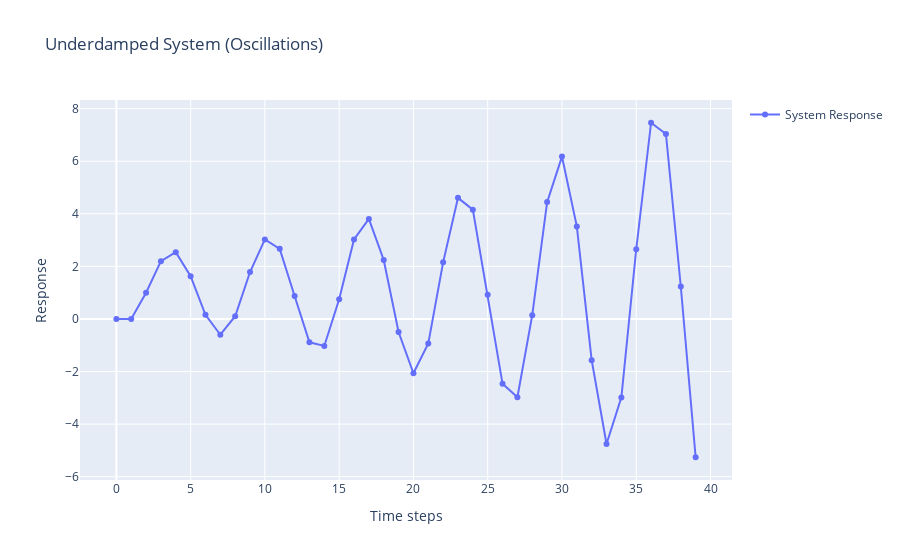
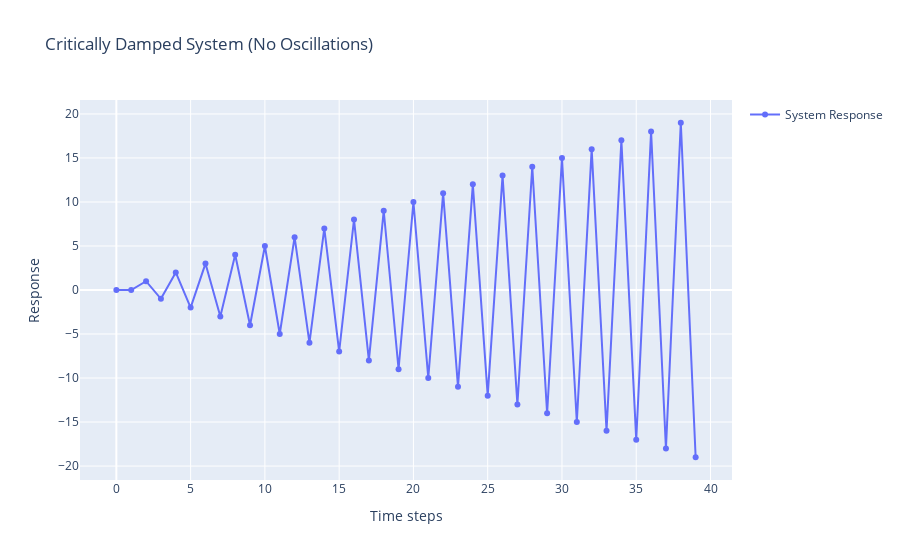
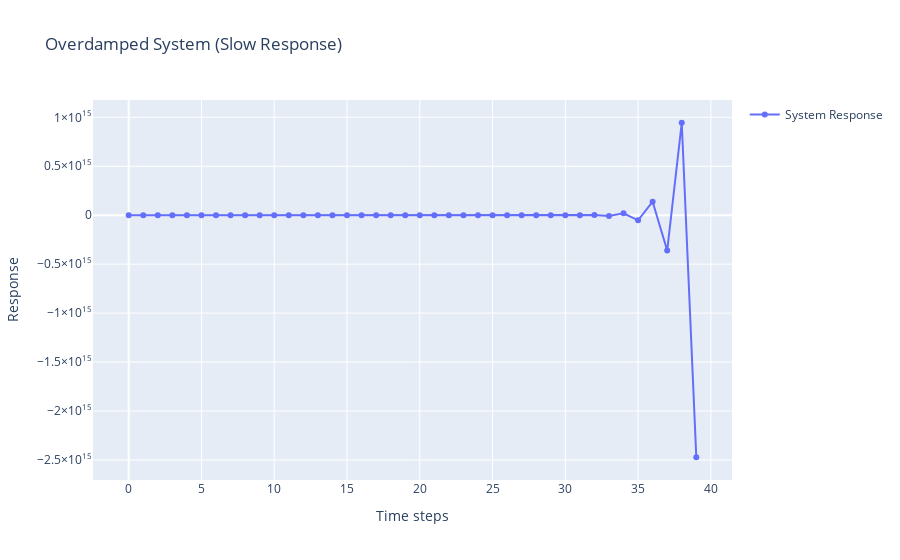

Notebook cell for these charts, in order:
### Markdown cell above
## Second-order Difference Equation

Second-order difference equations can exhibit a variety of behaviors depending on the values of the coefficients. The general form is:

$$ y_{t+2} + b y_{t+1} + c y_t = 0 $$

### Case 1: Underdamped System (Oscillations)

When the damping factor $b$ is small (negative) and $c$ is positive, the system oscillates with gradually decaying amplitude. 

### Case 2: Critically Damped System

When the damping factor is large enough to prevent oscillations, the system returns to equilibrium without oscillating.

### Case 3: Overdamped System

When the damping factor is too large, the system slowly returns to equilibrium without oscillating.

### Code cell
# Plotting function for second-order difference equation
def plot_oscillatory_response(b, c, title, n_steps=40):
    num = [1]  # Numerator (assuming it's 1 for simplicity)
    den = [1, b, c]  # Denominator representing the second-order equation
    dt = 1  # Discrete time interval

    # Create the discrete-time system
    system = signal.dlti(num, den, dt=dt)

    # Generate input signal (step function)
    u = np.ones(n_steps)

    # Simulate the response
    t_out, y_out = signal.dlsim(system, u)

    # Create the plot
    fig = go.Figure()

    # Add trace for the system response
    fig.add_trace(go.Scatter(x=t_out, y=y_out.flatten(), mode='lines+markers', name='System Response'))

    # Update layout with title and axis labels
    fig.update_layout(
        title=title,
        xaxis_title='Time steps',
        yaxis_title='Response',
        showlegend=True
    )

    fig.show()

# Example 1: Underdamped system
b = -1.2
c = 1.1
plot_oscillatory_response(b, c, title="Underdamped System (Oscillations)")

# Example 2: Critically damped system
b = 2
c = 1
plot_oscillatory_response(b, c, title="Critically Damped System (No Oscillations)")

# Example 3: Overdamped system
b = 3
c = 1
plot_oscillatory_response(b, c, title="Overdamped System (Slow Response)")

### Figure 1 — Plotly figure (JSON) as saved in the notebook; plotly's stock layout.template omitted (floating-point values rounded to 4 significant figures)
{"data": [{"mode": "lines+markers", "name": "System Response", "type": "scatter", "x": [0, 1, 2, 3, 4, 5, 6, 7, 8, 9, 10, 11, 12, 13, 14, 15, 16, 17, 18, 19, 20, 21, 22, 23, 24, 25, 26, 27, 28, 29, 30, 31, 32, 33, 34, 35, 36, 37, 38, 39], "y": [0, 0, 1, 2.2, 2.54, 1.628, 0.1596, -0.5993, 0.1053, 1.786, 3.027, 2.668, 0.8722, -0.8883, -1.025, 0.7467, 3.024, 3.807, 2.242, -0.4971, -2.063, -0.9291, 2.155, 4.608, 4.159, 0.9224, -2.468, -2.976, 0.1433, 4.446, 6.177, 3.522, -1.568, -4.756, -2.983, 2.653, 7.464, 7.039, 1.236, -5.26]}], "layout": {"showlegend": true, "title": {"text": "Underdamped System (Oscillations)"}, "xaxis": {"title": {"text": "Time steps"}}, "yaxis": {"title": {"text": "Response"}}}}

### Figure 2 — Plotly figure (JSON) as saved in the notebook; plotly's stock layout.template omitted (floating-point values rounded to 4 significant figures)
{"data": [{"mode": "lines+markers", "name": "System Response", "type": "scatter", "x": [0, 1, 2, 3, 4, 5, 6, 7, 8, 9, 10, 11, 12, 13, 14, 15, 16, 17, 18, 19, 20, 21, 22, 23, 24, 25, 26, 27, 28, 29, 30, 31, 32, 33, 34, 35, 36, 37, 38, 39], "y": [0, 0, 1, -1, 2, -2, 3, -3, 4, -4, 5, -5, 6, -6, 7, -7, 8, -8, 9, -9, 10, -10, 11, -11, 12, -12, 13, -13, 14, -14, 15, -15, 16, -16, 17, -17, 18, -18, 19, -19]}], "layout": {"showlegend": true, "title": {"text": "Critically Damped System (No Oscillations)"}, "xaxis": {"title": {"text": "Time steps"}}, "yaxis": {"title": {"text": "Response"}}}}

### Figure 3 — Plotly figure (JSON) as saved in the notebook; plotly's stock layout.template omitted (floating-point values rounded to 4 significant figures)
{"data": [{"mode": "lines+markers", "name": "System Response", "type": "scatter", "x": [0, 1, 2, 3, 4, 5, 6, 7, 8, 9, 10, 11, 12, 13, 14, 15, 16, 17, 18, 19, 20, 21, 22, 23, 24, 25, 26, 27, 28, 29, 30, 31, 32, 33, 34, 35, 36, 37, 38, 39], "y": [0, 0, 1, -2, 6, -15, 40, -104, 273, -714, 1870, -4895, 12816, -33552, 87841, -229970, 602070, -1576239, 4126648, -10803704, 28284465, -74049690, 193864606, -507544127, 1328767776, -3478759200, 9107509825, -23843770274, 62423800998, -163427632719, 427859097160, -1120149658760, 2932589879121, -7677619978602, 20100270056686, -52623190191455, 137769300517680, -360684711361584, 944284833567073, -2472169789339634]}], "layout": {"showlegend": true, "title": {"text": "Overdamped System (Slow Response)"}, "xaxis": {"title": {"text": "Time steps"}}, "yaxis": {"title": {"text": "Response"}}}}
